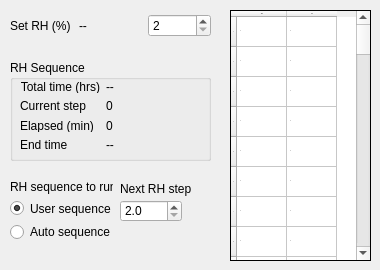
     <widget class="QWidget" name="rh_gen_tab">
      <attribute name="title">
       <string>RH control</string>
      </attribute>
      <widget class="QWidget" name="gridLayoutWidget_7">
       <property name="geometry">
        <rect>
         <x>10</x>
         <y>10</y>
         <width>201</width>
         <height>31</height>
        </rect>
       </property>
       <layout class="QGridLayout" name="gridLayout_2">
        <item row="0" column="0">
         <widget class="QLabel" name="set_rh_label">
          <property name="text">
           <string>Set RH (%)</string>
          </property>
         </widget>
        </item>
        <item row="0" column="1">
         <widget class="QLabel" name="rh_display">
          <property name="toolTip">
           <string>&lt;html&gt;&lt;head/&gt;&lt;body&gt;&lt;p&gt;The actual humidity measured by the RH-200 humidity gnerator.&lt;/p&gt;&lt;/body&gt;&lt;/html&gt;</string>
          </property>
          <property name="text">
           <string>--    </string>
          </property>
         </widget>
        </item>
        <item row="0" column="2">
         <widget class="QSpinBox" name="set_rh">
          <property name="toolTip">
           <string>&lt;html&gt;&lt;head/&gt;&lt;body&gt;&lt;p&gt;Set the relative humidity using the RH-200 humidity generator. This is set automatically when a humidity sequence is running.&lt;/p&gt;&lt;/body&gt;&lt;/html&gt;</string>
          </property>
          <property name="minimum">
           <number>2</number>
          </property>
          <property name="singleStep">
           <number>1</number>
          </property>
          <property name="value">
           <number>2</number>
          </property>
         </widget>
        </item>
       </layout>
      </widget>
      <widget class="QGroupBox" name="rh_seq_groupbox">
       <property name="geometry">
        <rect>
         <x>10</x>
         <y>60</y>
         <width>201</width>
         <height>101</height>
        </rect>
       </property>
       <property name="title">
        <string>RH Sequence</string>
       </property>
       <widget class="QWidget" name="formLayoutWidget_3">
        <property name="geometry">
         <rect>
          <x>10</x>
          <y>20</y>
          <width>171</width>
          <height>72</height>
         </rect>
        </property>
        <layout class="QFormLayout" name="seq_indicator_grid">
         <item row="0" column="0">
          <widget class="QLabel" name="tot_seq_time_label">
           <property name="text">
            <string>Total time (hrs)</string>
           </property>
           <property name="alignment">
            <set>Qt::AlignRight|Qt::AlignTrailing|Qt::AlignVCenter</set>
           </property>
          </widget>
         </item>
         <item row="0" column="1">
          <widget class="QLabel" name="tot_rh_seq_time">
           <property name="toolTip">
            <string>Total length of RH sequence in hours.</string>
           </property>
           <property name="text">
            <string>--</string>
           </property>
          </widget>
         </item>
         <item row="1" column="0">
          <widget class="QLabel" name="current_step_label">
           <property name="text">
            <string>Current step</string>
           </property>
           <property name="alignment">
            <set>Qt::AlignRight|Qt::AlignTrailing|Qt::AlignVCenter</set>
           </property>
          </widget>
         </item>
         <item row="1" column="1">
          <widget class="QLabel" name="rh_seq_step">
           <property name="toolTip">
            <string>Current step number of the RH sequence.</string>
           </property>
           <property name="text">
            <string>0</string>
           </property>
          </widget>
         </item>
         <item row="2" column="0">
          <widget class="QLabel" name="elapsed_seq_time_label">
           <property name="text">
            <string>Elapsed (min)</string>
           </property>
          </widget>
         </item>
         <item row="2" column="1">
          <widget class="QLabel" name="elapsed_rh_seq_time">
           <property name="toolTip">
            <string>Elapsed time of the RH sequence.</string>
           </property>
           <property name="text">
            <string>0</string>
           </property>
          </widget>
         </item>
         <item row="3" column="0">
          <widget class="QLabel" name="seq_end_time_label">
           <property name="text">
            <string>End time</string>
           </property>
          </widget>
         </item>
         <item row="3" column="1">
          <widget class="QLabel" name="seq_end_time_display">
           <property name="toolTip">
            <string>Estimated time of completion for the RH sequence.</string>
           </property>
           <property name="text">
            <string>--</string>
           </property>
          </widget>
         </item>
        </layout>
       </widget>
      </widget>
      <widget class="QTableWidget" name="rh_table">
       <property name="geometry">
        <rect>
         <x>230</x>
         <y>10</y>
         <width>141</width>
         <height>251</height>
        </rect>
       </property>
       <property name="font">
        <font>
         <pointsize>-1</pointsize>
        </font>
       </property>
       <property name="toolTip">
        <string>&lt;html&gt;&lt;head/&gt;&lt;body&gt;&lt;p&gt;Sequence of relative humidity to set using the RH-200 relative humidity generator. Time is measured in minutes and relativehumidity (RH) is measured in percent (%). Sequences can be cleared, exported, imported, started, and stopped using the &amp;quot;Humidity&amp;quot; tab on the top menu bar. The sequence can be previewed by selecting the &amp;quot;Preview RH sequence&amp;quot; option in the &amp;quot;RH&amp;quot; tab on the top menu bar.&lt;/p&gt;&lt;/body&gt;&lt;/html&gt;</string>
       </property>
       <property name="frameShape">
        <enum>QFrame::Box</enum>
       </property>
       <property name="frameShadow">
        <enum>QFrame::Plain</enum>
       </property>
       <property name="alternatingRowColors">
        <bool>false</bool>
       </property>
       <property name="selectionMode">
        <enum>QAbstractItemView::ExtendedSelection</enum>
       </property>
       <property name="showGrid">
        <bool>true</bool>
       </property>
       <property name="gridStyle">
        <enum>Qt::SolidLine</enum>
       </property>
       <property name="wordWrap">
        <bool>false</bool>
       </property>
       <property name="cornerButtonEnabled">
        <bool>false</bool>
       </property>
       <attribute name="horizontalHeaderCascadingSectionResizes">
        <bool>false</bool>
       </attribute>
       <attribute name="horizontalHeaderDefaultSectionSize">
        <number>50</number>
       </attribute>
       <attribute name="verticalHeaderCascadingSectionResizes">
        <bool>false</bool>
       </attribute>
       <attribute name="verticalHeaderDefaultSectionSize">
        <number>20</number>
       </attribute>
       <attribute name="verticalHeaderMinimumSectionSize">
        <number>30</number>
       </attribute>
       <attribute name="verticalHeaderShowSortIndicator" stdset="0">
        <bool>false</bool>
       </attribute>
       <row>
        <property name="text">
         <string>1</string>
        </property>
       </row>
       <row>
        <property name="text">
         <string>2</string>
        </property>
       </row>
       <row>
        <property name="text">
         <string>3</string>
        </property>
       </row>
       <row>
        <property name="text">
         <string>4</string>
        </property>
       </row>
       <row>
        <property name="text">
         <string>5</string>
        </property>
       </row>
       <row>
        <property name="text">
         <string>6</string>
        </property>
       </row>
       <row>
        <property name="text">
         <string>7</string>
        </property>
       </row>
       <row>
        <property name="text">
         <string>8</string>
        </property>
       </row>
       <row>
        <property name="text">
         <string>9</string>
        </property>
       </row>
       <row>
        <property name="text">
         <string>10</string>
        </property>
       </row>
       <row>
        <property name="text">
         <string>11</string>
        </property>
       </row>
       <row>
        <property name="text">
         <string>12</string>
        </property>
       </row>
       <row>
        <property name="text">
         <string>13</string>
        </property>
       </row>
       <row>
        <property name="text">
         <string>14</string>
        </property>
       </row>
       <row>
        <property name="text">
         <string>15</string>
        </property>
       </row>
       <row>
        <property name="text">
         <string>16</string>
        </property>
       </row>
       <row>
        <property name="text">
         <string>17</string>
        </property>
       </row>
       <row>
        <property name="text">
         <string>18</string>
        </property>
       </row>
       <row>
        <property name="text">
         <string>19</string>
        </property>
       </row>
       <row>
        <property name="text">
         <string>20</string>
        </property>
       </row>
       <row>
        <property name="text">
         <string>21</string>
        </property>
       </row>
       <row>
        <property name="text">
         <string>22</string>
        </property>
       </row>
       <row>
        <property name="text">
         <string>23</string>
        </property>
       </row>
       <row>
        <property name="text">
         <string>24</string>
        </property>
       </row>
       <row>
        <property name="text">
         <string>25</string>
        </property>
       </row>
       <row>
        <property name="text">
         <string>26</string>
        </property>
       </row>
       <row>
        <property name="text">
         <string>27</string>
        </property>
       </row>
       <row>
        <property name="text">
         <string>28</string>
        </property>
       </row>
       <row>
        <property name="text">
         <string>29</string>
        </property>
       </row>
       <row>
        <property name="text">
         <string>30</string>
        </property>
       </row>
       <row>
        <property name="text">
         <string>31</string>
        </property>
       </row>
       <row>
        <property name="text">
         <string>32</string>
        </property>
       </row>
       <row>
        <property name="text">
         <string>33</string>
        </property>
       </row>
       <row>
        <property name="text">
         <string>34</string>
        </property>
       </row>
       <row>
        <property name="text">
         <string>35</string>
        </property>
       </row>
       <row>
        <property name="text">
         <string>36</string>
        </property>
       </row>
       <row>
        <property name="text">
         <string>37</string>
        </property>
       </row>
       <row>
        <property name="text">
         <string>38</string>
        </property>
       </row>
       <row>
        <property name="text">
         <string>39</string>
        </property>
       </row>
       <row>
        <property name="text">
         <string>40</string>
        </property>
       </row>
       <row>
        <property name="text">
         <string>41</string>
        </property>
       </row>
       <row>
        <property name="text">
         <string>42</string>
        </property>
       </row>
       <row>
        <property name="text">
         <string>43</string>
        </property>
       </row>
       <row>
        <property name="text">
         <string>44</string>
        </property>
       </row>
       <row>
        <property name="text">
         <string>45</string>
        </property>
       </row>
       <row>
        <property name="text">
         <string>46</string>
        </property>
       </row>
       <row>
        <property name="text">
         <string>47</string>
        </property>
       </row>
       <row>
        <property name="text">
         <string>48</string>
        </property>
       </row>
       <row>
        <property name="text">
         <string>49</string>
        </property>
       </row>
       <row>
        <property name="text">
         <string>50</string>
        </property>
       </row>
       <row>
        <property name="text">
         <string>51</string>
        </property>
       </row>
       <row>
        <property name="text">
         <string>52</string>
        </property>
       </row>
       <row>
        <property name="text">
         <string>53</string>
        </property>
       </row>
       <row>
        <property name="text">
         <string>54</string>
        </property>
       </row>
       <row>
        <property name="text">
         <string>55</string>
        </property>
       </row>
       <row>
        <property name="text">
         <string>56</string>
        </property>
       </row>
       <row>
        <property name="text">
         <string>57</string>
        </property>
       </row>
       <row>
        <property name="text">
         <string>58</string>
        </property>
       </row>
       <row>
        <property name="text">
         <string>59</string>
        </property>
       </row>
       <row>
        <property name="text">
         <string>60</string>
        </property>
       </row>
       <column>
        <property name="text">
         <string>Time</string>
        </property>
       </column>
       <column>
        <property name="text">
         <string>RH</string>
        </property>
       </column>
       <item row="0" column="0">
        <property name="text">
         <string>.1</string>
        </property>
       </item>
       <item row="0" column="1">
        <property name="text">
         <string>2</string>
        </property>
       </item>
       <item row="1" column="0">
        <property name="text">
         <string>.1</string>
        </property>
       </item>
       <item row="1" column="1">
        <property name="text">
         <string>3</string>
        </property>
       </item>
       <item row="2" column="0">
        <property name="text">
         <string>.1</string>
        </property>
       </item>
       <item row="2" column="1">
        <property name="text">
         <string>4</string>
        </property>
       </item>
       <item row="3" column="0">
        <property name="text">
         <string>.1</string>
        </property>
       </item>
       <item row="3" column="1">
        <property name="text">
         <string>2</string>
        </property>
       </item>
       <item row="4" column="0">
        <property name="text">
         <string>0</string>
        </property>
       </item>
       <item row="4" column="1">
        <property name="text">
         <string>0</string>
        </property>
       </item>
       <item row="5" column="0">
        <property name="text">
         <string>0</string>
        </property>
       </item>
       <item row="5" column="1">
        <property name="text">
         <string>0</string>
        </property>
       </item>
       <item row="6" column="0">
        <property name="text">
         <string>0</string>
        </property>
       </item>
       <item row="6" column="1">
        <property name="text">
         <string>0</string>
        </property>
       </item>
       <item row="7" column="0">
        <property name="text">
         <string>0</string>
        </property>
       </item>
       <item row="7" column="1">
        <property name="text">
         <string>0</string>
        </property>
       </item>
       <item row="8" column="0">
        <property name="text">
         <string>0</string>
        </property>
       </item>
       <item row="8" column="1">
        <property name="text">
         <string>0</string>
        </property>
       </item>
       <item row="9" column="0">
        <property name="text">
         <string>0</string>
        </property>
       </item>
       <item row="9" column="1">
        <property name="text">
         <string>0</string>
        </property>
       </item>
       <item row="10" column="0">
        <property name="text">
         <string>0</string>
        </property>
       </item>
       <item row="10" column="1">
        <property name="text">
         <string>0</string>
        </property>
       </item>
       <item row="11" column="0">
        <property name="text">
         <string>0</string>
        </property>
       </item>
       <item row="11" column="1">
        <property name="text">
         <string>0</string>
        </property>
       </item>
       <item row="12" column="0">
        <property name="text">
         <string>0</string>
        </property>
       </item>
       <item row="12" column="1">
        <property name="text">
         <string>0</string>
        </property>
       </item>
       <item row="13" column="0">
        <property name="text">
         <string>0</string>
        </property>
       </item>
       <item row="13" column="1">
        <property name="text">
         <string>0</string>
        </property>
       </item>
       <item row="14" column="0">
        <property name="text">
         <string>0</string>
        </property>
       </item>
       <item row="14" column="1">
        <property name="text">
         <string>0</string>
        </property>
       </item>
       <item row="15" column="0">
        <property name="text">
         <string>0</string>
        </property>
       </item>
       <item row="15" column="1">
        <property name="text">
         <string>0</string>
        </property>
       </item>
       <item row="16" column="0">
        <property name="text">
         <string>0</string>
        </property>
       </item>
       <item row="16" column="1">
        <property name="text">
         <string>0</string>
        </property>
       </item>
       <item row="17" column="0">
        <property name="text">
         <string>0</string>
        </property>
       </item>
       <item row="17" column="1">
        <property name="text">
         <string>0</string>
        </property>
       </item>
       <item row="18" column="0">
        <property name="text">
         <string>0</string>
        </property>
       </item>
       <item row="18" column="1">
        <property name="text">
         <string>0</string>
        </property>
       </item>
       <item row="19" column="0">
        <property name="text">
         <string>0</string>
        </property>
       </item>
       <item row="19" column="1">
        <property name="text">
         <string>0</string>
        </property>
       </item>
       <item row="20" column="0">
        <property name="text">
         <string>0</string>
        </property>
       </item>
       <item row="20" column="1">
        <property name="text">
         <string>0</string>
        </property>
       </item>
       <item row="21" column="0">
        <property name="text">
         <string>0</string>
        </property>
       </item>
       <item row="21" column="1">
        <property name="text">
         <string>0</string>
        </property>
       </item>
       <item row="22" column="0">
        <property name="text">
         <string>0</string>
        </property>
       </item>
       <item row="22" column="1">
        <property name="text">
         <string>0</string>
        </property>
       </item>
       <item row="23" column="0">
        <property name="text">
         <string>0</string>
        </property>
       </item>
       <item row="23" column="1">
        <property name="text">
         <string>0</string>
        </property>
       </item>
       <item row="24" column="0">
        <property name="text">
         <string>0</string>
        </property>
       </item>
       <item row="24" column="1">
        <property name="text">
         <string>0</string>
        </property>
       </item>
       <item row="25" column="0">
        <property name="text">
         <string>0</string>
        </property>
       </item>
       <item row="25" column="1">
        <property name="text">
         <string>0</string>
        </property>
       </item>
       <item row="26" column="0">
        <property name="text">
         <string>0</string>
        </property>
       </item>
       <item row="26" column="1">
        <property name="text">
         <string>0</string>
        </property>
       </item>
       <item row="27" column="0">
        <property name="text">
         <string>0</string>
        </property>
       </item>
       <item row="27" column="1">
        <property name="text">
         <string>0</string>
        </property>
       </item>
       <item row="28" column="0">
        <property name="text">
         <string>0</string>
        </property>
       </item>
       <item row="28" column="1">
        <property name="text">
         <string>0</string>
        </property>
       </item>
       <item row="29" column="0">
        <property name="text">
         <string>0</string>
        </property>
       </item>
       <item row="29" column="1">
        <property name="text">
         <string>0</string>
        </property>
       </item>
       <item row="30" column="0">
        <property name="text">
         <string>0</string>
        </property>
       </item>
       <item row="30" column="1">
        <property name="text">
         <string>0</string>
        </property>
       </item>
       <item row="31" column="0">
        <property name="text">
         <string>0</string>
        </property>
       </item>
       <item row="31" column="1">
        <property name="text">
         <string>0</string>
        </property>
       </item>
       <item row="32" column="0">
        <property name="text">
         <string>0</string>
        </property>
       </item>
       <item row="32" column="1">
        <property name="text">
         <string>0</string>
        </property>
       </item>
       <item row="33" column="0">
        <property name="text">
         <string>0</string>
        </property>
       </item>
       <item row="33" column="1">
        <property name="text">
         <string>0</string>
        </property>
       </item>
       <item row="34" column="0">
        <property name="text">
         <string>0</string>
        </property>
       </item>
       <item row="34" column="1">
        <property name="text">
         <string>0</string>
        </property>
       </item>
       <item row="35" column="0">
        <property name="text">
         <string>0</string>
        </property>
       </item>
       <item row="35" column="1">
        <property name="text">
         <string>0</string>
        </property>
       </item>
       <item row="36" column="0">
        <property name="text">
         <string>0</string>
        </property>
       </item>
       <item row="36" column="1">
        <property name="text">
         <string>0</string>
        </property>
       </item>
       <item row="37" column="0">
        <property name="text">
         <string>0</string>
        </property>
       </item>
       <item row="37" column="1">
        <property name="text">
         <string>0</string>
        </property>
       </item>
       <item row="38" column="0">
        <property name="text">
         <string>0</string>
        </property>
       </item>
       <item row="38" column="1">
        <property name="text">
         <string>0</string>
        </property>
       </item>
       <item row="39" column="0">
        <property name="text">
         <string>0</string>
        </property>
       </item>
       <item row="39" column="1">
        <property name="text">
         <string>0</string>
        </property>
       </item>
       <item row="40" column="0">
        <property name="text">
         <string>0</string>
        </property>
       </item>
       <item row="40" column="1">
        <property name="text">
         <string>0</string>
        </property>
       </item>
       <item row="41" column="0">
        <property name="text">
         <string>0</string>
        </property>
       </item>
       <item row="41" column="1">
        <property name="text">
         <string>0</string>
        </property>
       </item>
       <item row="42" column="0">
        <property name="text">
         <string>0</string>
        </property>
       </item>
       <item row="42" column="1">
        <property name="text">
         <string>0</string>
        </property>
       </item>
       <item row="43" column="0">
        <property name="text">
         <string>0</string>
        </property>
       </item>
       <item row="43" column="1">
        <property name="text">
         <string>0</string>
        </property>
       </item>
       <item row="44" column="0">
        <property name="text">
         <string>0</string>
        </property>
       </item>
       <item row="44" column="1">
        <property name="text">
         <string>0</string>
        </property>
       </item>
       <item row="45" column="0">
        <property name="text">
         <string>0</string>
        </property>
       </item>
       <item row="45" column="1">
        <property name="text">
         <string>0</string>
        </property>
       </item>
       <item row="46" column="0">
        <property name="text">
         <string>0</string>
        </property>
       </item>
       <item row="46" column="1">
        <property name="text">
         <string>0</string>
        </property>
       </item>
       <item row="47" column="0">
        <property name="text">
         <string>0</string>
        </property>
       </item>
       <item row="47" column="1">
        <property name="text">
         <string>0</string>
        </property>
       </item>
       <item row="48" column="0">
        <property name="text">
         <string>0</string>
        </property>
       </item>
       <item row="48" column="1">
        <property name="text">
         <string>0</string>
        </property>
       </item>
       <item row="49" column="0">
        <property name="text">
         <string>0</string>
        </property>
       </item>
       <item row="49" column="1">
        <property name="text">
         <string>0</string>
        </property>
       </item>
       <item row="50" column="0">
        <property name="text">
         <string>0</string>
        </property>
       </item>
       <item row="50" column="1">
        <property name="text">
         <string>0</string>
        </property>
       </item>
       <item row="51" column="0">
        <property name="text">
         <string>0</string>
        </property>
       </item>
       <item row="51" column="1">
        <property name="text">
         <string>0</string>
        </property>
       </item>
       <item row="52" column="0">
        <property name="text">
         <string>0</string>
        </property>
       </item>
       <item row="52" column="1">
        <property name="text">
         <string>0</string>
        </property>
       </item>
       <item row="53" column="0">
        <property name="text">
         <string>0</string>
        </property>
       </item>
       <item row="53" column="1">
        <property name="text">
         <string>0</string>
        </property>
       </item>
       <item row="54" column="0">
        <property name="text">
         <string>0</string>
        </property>
       </item>
       <item row="54" column="1">
        <property name="text">
         <string>0</string>
        </property>
       </item>
       <item row="55" column="0">
        <property name="text">
         <string>0</string>
        </property>
       </item>
       <item row="55" column="1">
        <property name="text">
         <string>0</string>
        </property>
       </item>
       <item row="56" column="0">
        <property name="text">
         <string>0</string>
        </property>
       </item>
       <item row="56" column="1">
        <property name="text">
         <string>0</string>
        </property>
       </item>
       <item row="57" column="0">
        <property name="text">
         <string>0</string>
        </property>
       </item>
       <item row="57" column="1">
        <property name="text">
         <string>0</string>
        </property>
       </item>
       <item row="58" column="0">
        <property name="text">
         <string>0</string>
        </property>
       </item>
       <item row="58" column="1">
        <property name="text">
         <string>0</string>
        </property>
       </item>
       <item row="59" column="0">
        <property name="text">
         <string>0</string>
        </property>
       </item>
       <item row="59" column="1">
        <property name="text">
         <string>0</string>
        </property>
       </item>
      </widget>
      <widget class="QWidget" name="verticalLayoutWidget_2">
       <property name="geometry">
        <rect>
         <x>10</x>
         <y>180</y>
         <width>103</width>
         <height>61</height>
        </rect>
       </property>
       <layout class="QVBoxLayout" name="auto_mode_layout">
        <item>
         <widget class="QLabel" name="auto_seq_label">
          <property name="text">
           <string>RH sequence to run</string>
          </property>
          <property name="alignment">
           <set>Qt::AlignJustify|Qt::AlignVCenter</set>
          </property>
         </widget>
        </item>
        <item>
         <widget class="QRadioButton" name="user_seq_mode">
          <property name="text">
           <string>User sequence</string>
          </property>
          <property name="checked">
           <bool>true</bool>
          </property>
         </widget>
        </item>
        <item>
         <widget class="QRadioButton" name="auto_seq_mode">
          <property name="enabled">
           <bool>true</bool>
          </property>
          <property name="text">
           <string>Auto sequence</string>
          </property>
         </widget>
        </item>
       </layout>
      </widget>
      <widget class="QDoubleSpinBox" name="rh_to_add">
       <property name="geometry">
        <rect>
         <x>120</x>
         <y>200</y>
         <width>62</width>
         <height>22</height>
        </rect>
       </property>
       <property name="decimals">
        <number>1</number>
       </property>
       <property name="minimum">
        <double>2.000000000000000</double>
       </property>
       <property name="maximum">
        <double>96.000000000000000</double>
       </property>
      </widget>
      <widget class="QLabel" name="next_rh_step_label">
       <property name="geometry">
        <rect>
         <x>120</x>
         <y>180</y>
         <width>71</width>
         <height>17</height>
        </rect>
       </property>
       <property name="text">
        <string>Next RH step</string>
       </property>
       <property name="alignment">
        <set>Qt::AlignJustify|Qt::AlignVCenter</set>
       </property>
      </widget>
     </widget>
